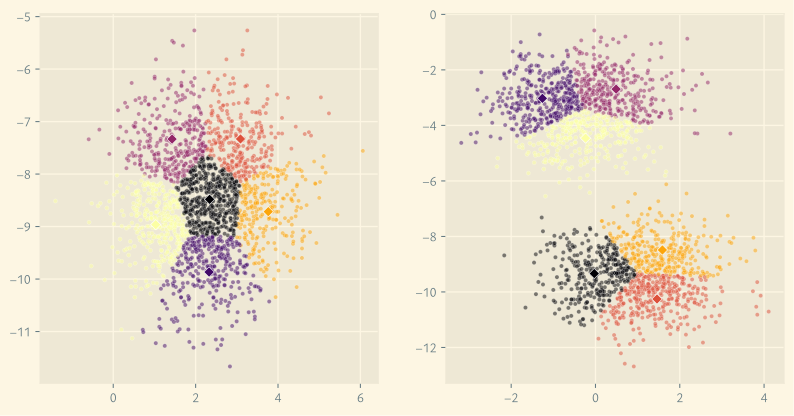

This chart was generated by the following Python code:
import matplotlib.pyplot as plt
import seaborn as sns
from sklearn.cluster import KMeans
from sklearn.datasets import make_blobs

plt.rcParams.update({
    "font.family": ["Ysabeau Office", "LXGW Neo ZhiSong Screen Full"],
    "mathtext.fontset": "cm",
    "axes.unicode_minus": True,
    "savefig.bbox": "tight",
    "font.size": 10,
    'figure.figsize': [10, 5],
})

with plt.style.context('Solarize_Light2'):
    fig, axs = plt.subplots(1, 2)
    n_samples, n_clusters = 2000, 6
    for i, n_components in enumerate([1, 2]):
        X, _ = make_blobs(n_samples=n_samples, centers=n_components, cluster_std=1.00)
        k_means = KMeans(init='k-means++', n_clusters=n_clusters, n_init=10).fit(X)

        axs[i] = sns.scatterplot(x=X[:, 0], y=X[:, 1], c=k_means.labels_, cmap='inferno', legend=False, alpha=0.5, s=10, ax=axs[i])  # 样本
        axs[i] = sns.scatterplot(x=k_means.cluster_centers_[:, 0], y=k_means.cluster_centers_[:, 1], c=range(n_clusters), cmap='inferno', s=30, legend=False, marker='D', ax=axs[i])  # 簇中心
        
    fig.savefig('clustering.svg')
